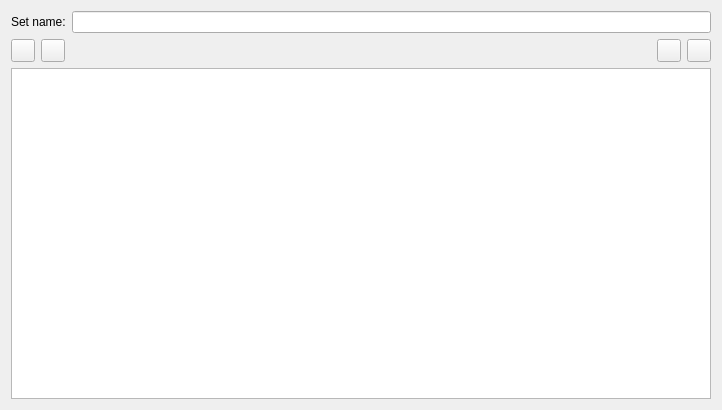
<?xml version="1.0" encoding="UTF-8"?>
<ui version="4.0">
 <class>HighlighterSetEdit</class>
 <widget class="QWidget" name="HighlighterSetEdit">
  <property name="geometry">
   <rect>
    <x>0</x>
    <y>0</y>
    <width>722</width>
    <height>410</height>
   </rect>
  </property>
  <property name="windowTitle">
   <string>Highlighters</string>
  </property>
  <layout class="QVBoxLayout" name="verticalLayout_2">
   <item>
    <layout class="QHBoxLayout" name="horizontalLayout">
     <item>
      <widget class="QLabel" name="nameLabel">
       <property name="text">
        <string>Set name:</string>
       </property>
      </widget>
     </item>
     <item>
      <widget class="QLineEdit" name="nameEdit"/>
     </item>
    </layout>
   </item>
   <item>
    <layout class="QHBoxLayout" name="horizontalLayout_2">
     <item>
      <layout class="QVBoxLayout" name="verticalLayout">
       <item>
        <layout class="QHBoxLayout" name="buttonsLayout">
         <property name="spacing">
          <number>6</number>
         </property>
         <item>
          <widget class="QToolButton" name="addHighlighterButton">
           <property name="toolTip">
            <string>New Highlighter</string>
           </property>
           <property name="text">
            <string/>
           </property>
           <property name="icon">
            <iconset resource="../../app/klogg.qrc">
             <normaloff>:/images/icons8-plus-16.png</normaloff>:/images/icons8-plus-16.png</iconset>
           </property>
          </widget>
         </item>
         <item>
          <widget class="QToolButton" name="removeHighlighterButton">
           <property name="toolTip">
            <string>Delete Highlighter</string>
           </property>
           <property name="text">
            <string/>
           </property>
           <property name="icon">
            <iconset resource="../../app/klogg.qrc">
             <normaloff>:/images/icons8-minus-16.png</normaloff>:/images/icons8-minus-16.png</iconset>
           </property>
          </widget>
         </item>
         <item>
          <spacer name="horizontalSpacer">
           <property name="orientation">
            <enum>Qt::Horizontal</enum>
           </property>
           <property name="sizeHint" stdset="0">
            <size>
             <width>40</width>
             <height>20</height>
            </size>
           </property>
          </spacer>
         </item>
         <item>
          <widget class="QToolButton" name="upHighlighterButton">
           <property name="toolTip">
            <string>Move Highlighter Up</string>
           </property>
           <property name="text">
            <string/>
           </property>
           <property name="icon">
            <iconset resource="../../app/klogg.qrc">
             <normaloff>:/images/icons8-up-16.png</normaloff>:/images/icons8-up-16.png</iconset>
           </property>
          </widget>
         </item>
         <item>
          <widget class="QToolButton" name="downHighlighterButton">
           <property name="toolTip">
            <string>Move Highlighter Down</string>
           </property>
           <property name="text">
            <string/>
           </property>
           <property name="icon">
            <iconset resource="../../app/klogg.qrc">
             <normaloff>:/images/icons8-down-arrow-16.png</normaloff>:/images/icons8-down-arrow-16.png</iconset>
           </property>
          </widget>
         </item>
        </layout>
       </item>
       <item>
        <widget class="QListWidget" name="highlighterListWidget"/>
       </item>
      </layout>
     </item>
     <item>
      <layout class="QVBoxLayout" name="highlighterLayout"/>
     </item>
    </layout>
   </item>
  </layout>
 </widget>
 <resources>
  <include location="../../app/klogg.qrc"/>
  <include location="../../app/klogg.qrc"/>
 </resources>
 <connections/>
</ui>
